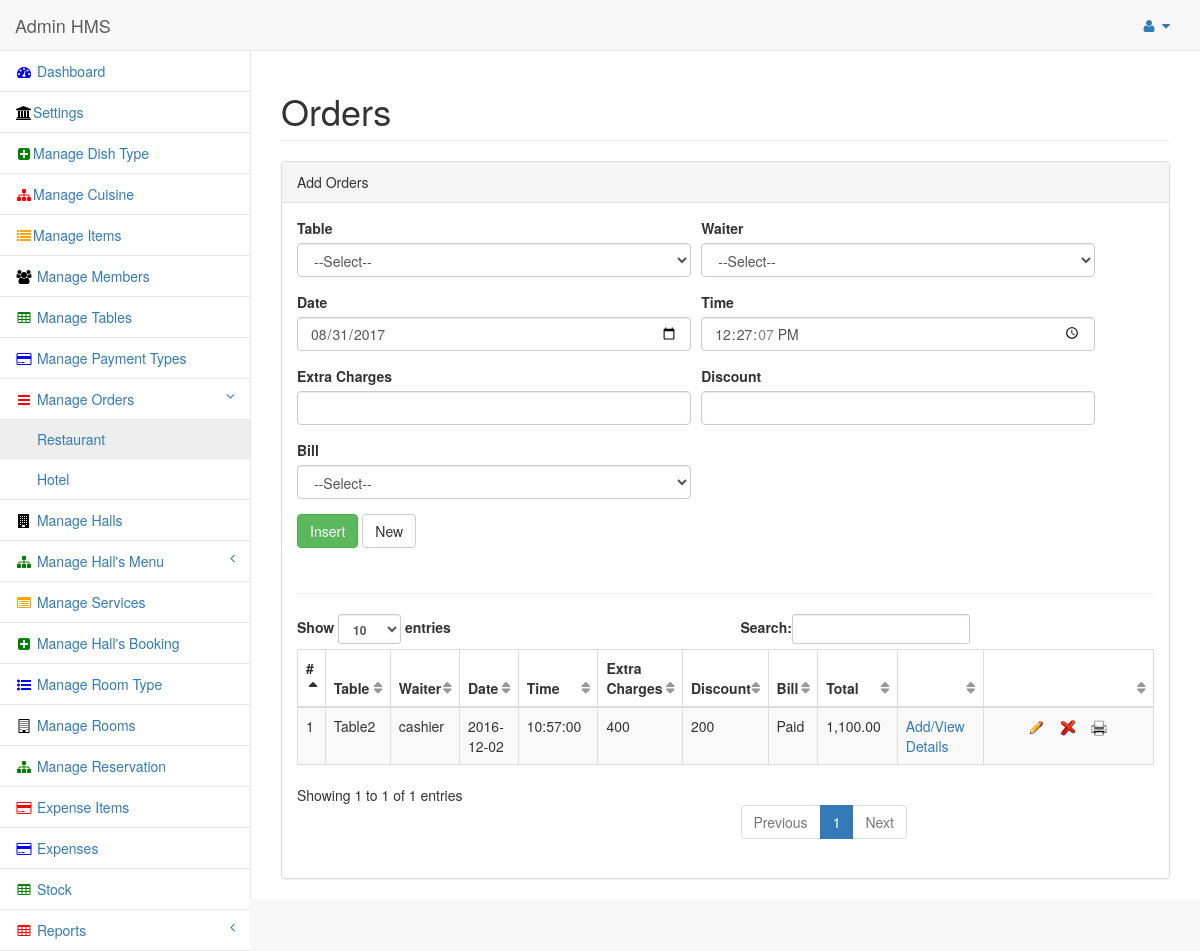
The app's page /admin/panel/orders.php (signed in) with its own data.
### tables this page shows
CREATE TABLE IF NOT EXISTS `order` (
  `o_id` int(11) NOT NULL AUTO_INCREMENT,
  `tbl_id` int(11) NOT NULL,
  `date` date NOT NULL,
  `u_id` int(11) NOT NULL,
  `waiter` int(11) NOT NULL,
  `status` int(11) NOT NULL,
  `bill` int(11) NOT NULL,
  `discount` int(11) NOT NULL,
  `time` time NOT NULL,
  `extra` float NOT NULL,
  `res_id` int(11) NOT NULL,
  PRIMARY KEY (`o_id`)
);

CREATE TABLE IF NOT EXISTS `tables` (
  `tbl_id` int(11) NOT NULL AUTO_INCREMENT,
  `tbl_name` text NOT NULL,
  `tbl_status` int(11) NOT NULL,
  PRIMARY KEY (`tbl_id`)
);

CREATE TABLE IF NOT EXISTS `users` (
  `u_id` int(6) NOT NULL AUTO_INCREMENT,
  `fname` varchar(25) NOT NULL,
  `sname` varchar(25) NOT NULL,
  `username` varchar(30) NOT NULL,
  `pass` text NOT NULL,
  `phone` int(25) DEFAULT NULL,
  `mobile` int(11) DEFAULT NULL,
  `fax` int(11) DEFAULT NULL,
  `email` varchar(65) DEFAULT NULL,
  `dateregistered` date DEFAULT NULL,
  `countrycode` smallint(6) DEFAULT NULL,
  `role_id` int(11) NOT NULL,
  `u_status` int(11) NOT NULL,
  PRIMARY KEY (`u_id`),
  UNIQUE KEY `userid` (`u_id`),
  UNIQUE KEY `loginname` (`username`),
  KEY `names` (`fname`,`sname`)
);

### functions.php (called while the page is built, shortened)
<?php
function get_title($mode,$text){
switch($mode)
{
case table:	   $sql2 = "select tbl_name title from tables where tbl_id ='$text'"; break;
case username: $sql2 = "select username title from users where u_id ='$text'"; break;
case order_tot:  $sql2 = "SELECT (COALESCE(SUM(od.price),0) + COALESCE(o.extra,0)) - COALESCE(o.discount,0) as title FROM `order_detail` od , `order` o
where od.o_id = o.o_id and od.or_status = 0 and o.o_id = '$text'"; break;
}
$result = mysql_query($sql2);
$rows = mysql_fetch_assoc($result);
$title	= $rows["title"];
return $title;
}
?>

### admin/panel/orders.php (the view, shortened to what this page needs)
<?php include("../../conn/db.php");
 include("../../functions.php");
 $res_id = $_GET["res_id"];
	$now = date('Y-m-d');
	$ntime = date("h:i:s");
?>
<!DOCTYPE html>
<html lang="en">
<head>
   <?php include("header.php"); ?>
</head>
<body>
    <div id="wrapper">
        <nav class="navbar navbar-default navbar-static-top" role="navigation" style="margin-bottom: 0">
            <div class="navbar-header">
                <a class="navbar-brand" href="index.php">Admin HMS</a>
            </div>
           <?php include("topbar.php") ?>
		<?php include("sidebar.php"); ?>
        </nav>
        <div id="page-wrapper">
            <div class="row">
                <div class="col-lg-12">
                    <h1 class="page-header">Orders</h1>
                </div>
            </div>
            <div class="row">
                <div class="col-lg-12">
                    <div class="panel panel-default">
                        <div class="panel-heading">
                            Add Orders
                        </div>
                        <div class="panel-body">
                            <div class="row">
                                <div class="col-lg-12">
                                    <form method="post" id="userForm" >
										<div class="form-group">
                                    <?php if(!isset($_GET["res_id"])){ ?>
											<label>Table</label>
                                             <select name="tbl_id" class="form-control" required>
											<option value="">--Select--</option>
											</select>
									<?php } else { ?>
										<label>Room</label>
										<input type="text" class="form-control" value="<?php echo get_title(res_room,$res_id); ?>" disabled />
										<input type="hidden" name="res_id" class="form-control" value="<?php echo $res_id; ?>"  />
									<?php } ?>
                                        </div>
										<div class="form-group">
                                            <label>Waiter</label>
                                             <select name="waiter" class="form-control" required>
											<option value="">--Select--</option>
											</select>
                                        </div>
										<div class="form-group">
                                            <label>Date</label>
                         <input class="form-control" type="date" name="date"
						 <?php if(isset($_GET["o_id"]))
						 { ?>
						 value="<?php echo $date; ?>"
						 <?php } else { ?>
						 value="<?php echo $now; ?>"
						 <?php } ?>
						 >
                                        </div>
										<div class="form-group">
                                            <label>Time</label>
                         <input class="form-control" type="time" name="time"
						 <?php if(isset($_GET["o_id"]))
						 { ?>
						 value="<?php echo $time; ?>"
						 <?php } else { ?>
						 value="<?php echo $ntime; ?>"
						 <?php } ?>
						 >
                                        </div>
										<div class="form-group">
                                            <label>Extra Charges</label>
                         <input class="form-control" type="text" name="extra" value="<?php echo $extra; ?>">
                                        </div>
										<div class="form-group">
                                            <label>Discount</label>
                         <input class="form-control" type="text" name="discount" value="<?php echo $discount; ?>">
                                        </div>
										<div class="form-group">
                                            <label>Bill</label>
                        <select name="bill" class="form-control" required>
											<option value="">--Select--</option>
											</select>
                                        </div>
										<div class="form-group" style="width:60%">
                                       <?php if(isset($_GET["o_id"]))
										{ ?>
                                        <button type="submit" class="btn btn-primary">Update </button>
										<a href="orders.php" class="btn btn-default">  New  </a>
										<?php } else { ?>
                                        <button type="submit" class="btn btn-success">Insert </button>
										<a href="orders.php" class="btn btn-default">  New  </a>
										<?php } ?>
										</div>
									</form>
                                </div>
                            </div>
							<hr>
						<div id="txtHint" style="margin-top:20px;">
							<?php include("view_orders.php"); ?>
							</div>
                        </div>
                    </div>
                </div>
            </div>
        </div>
    </div>
</body>
</html>

### admin/panel/view_orders.php (shortened to what this page needs)
<?php require_once('../../conn/db.php');
 require_once('../../functions.php'); ?>
                            <div class="dataTable_wrapper">
                                <table class="table table-striped table-bordered table-hover" id="dataTables-example">
                                    <thead>
                                        <tr>
                                            <th>#</th>
                                            <th>Table</th>
                                            <th>Waiter</th>
                                            <th>Date</th>
                                            <th>Time</th>
                                            <th>Extra Charges</th>
                                            <th>Discount</th>
                                            <th>Bill</th>
                                            <th>Total</th>
                                            <th></th>
											<th width="20%"> </th>
                                        </tr>
                                    </thead>
                                    <tbody>
						<?php
				if(isset($_GET["o_id"]))
				{
				$insertSQL = "SELECT * FROM `order` where status = '0' and o_id = '".$_GET["o_id"]."' and tbl_id <> 0 order by date desc";
				}
				else
				{
				$insertSQL = "SELECT * FROM `order` where status = '0' and tbl_id <> 0 order by date desc";
				}
				$Result1 = mysql_query($insertSQL, $dbconfig) or die(mysql_error());
				while($row = mysql_fetch_assoc($Result1))
				{
				$o_id 		 = $row["o_id"];
				$tbl_id		 = $row["tbl_id"];
				$date		 = $row["date"];
				$waiter		 = $row["waiter"];
				$time		 = $row["time"];
				$bill		 = $row["bill"];
				$extra		 = $row["extra"];
				$discount	 = $row["discount"];
				$res_id		 = $row["res_id"];
						?>
                                        <tr class="odd gradeX">
                                            <td><?php echo $mc = $mc + 1; ?></td>
                                            <td><?php echo get_title(table,$tbl_id); ?></td>
                                            <td><?php echo get_title(username,$waiter); ?></td>
                                            <td><?php echo $date; ?></td>
                                            <td><?php echo $time; ?></td>
                                            <td><?php echo $extra; ?></td>
                                            <td><?php echo $discount; ?></td>
                                            <td><?php switch($bill)
											{
													case 1:
													echo "Paid";
													break;
											}
											?></td>
											<td><?php echo number_format(get_title(order_tot,$o_id),2); ?></td>
                                            <td><a href="order_detail.php?o_id=<?php echo $o_id; ?>"> Add/View Details </a></td>
                                            <td align="center">
											<?php if($res_id<>0){ ?>
											<a href="orders.php?o_id=<?php echo $o_id; ?>&res_id=<?php echo $res_id; ?>" title="Edit"> <img src="img/edit.gif" alt="HMS" /></a>
											<?php } else { ?>
											<a href="orders.php?o_id=<?php echo $o_id; ?>" title="Edit"> <img src="img/edit.gif" alt="HMS" /></a>
											<?php } ?>
											&nbsp;&nbsp;  <a href="#" class="delete_class<?php echo $o_id; ?>" id="confirm<?php echo $o_id; ?>" value="<?php echo $o_id; ?>"  title="Delete" > <img src="img/delete.png" alt="HMS" /></a>
											&nbsp;&nbsp;  <a href="print_order.php?o_id=<?php echo $o_id; ?>" title="Print"> <img src="img/print.png" alt="HMS" /></a> </td>
                                        </tr>
				<?php } ?>
                                     </tbody>
                                </table>
                            </div>

### lobibox-master/demo/demo.css (style rules this page uses)
.btn { margin-bottom: 10px; }

### admin/panel/orders.php (style rules this page uses)
.form-group { width: 46%; float: left; margin-right: 10px; }

### records on screen
order: tbl.tbl_name "Table2", waiter.username "cashier", date "2016-12-02", time "10:57:00", extra "400", discount "200", bill "Paid", o_id "1,100.00", $o_id 4 (drawn)
